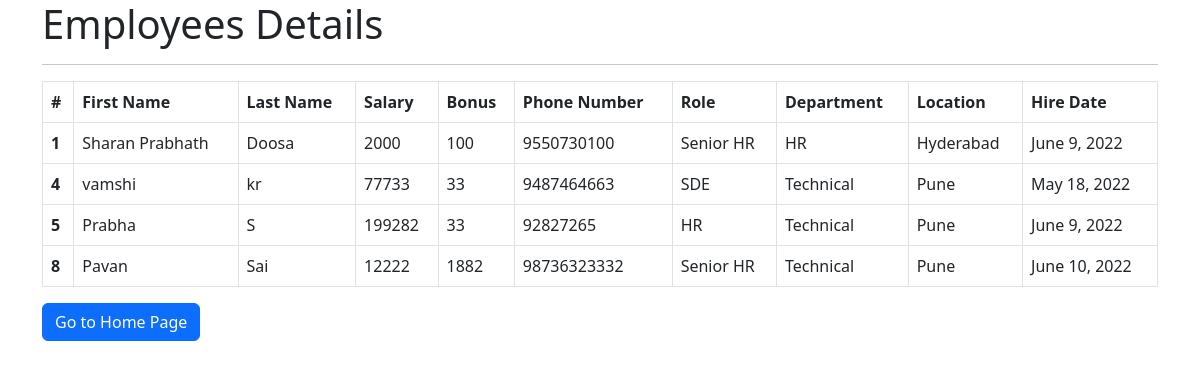
The app's page /all_emp with its own data.
### emp_app/models.py (models this page shows)
class Employee(models.Model):
    first_name = models.CharField(max_length=100,null=False)
    last_name = models.CharField(max_length=100)
    dept=models.ForeignKey(Department,on_delete=models.CASCADE)
    salary=models.IntegerField(default=0)
    bonus=models.IntegerField(default=0)
    role=models.ForeignKey(Role,on_delete=models.CASCADE)
    phone=models.IntegerField(default=0)
    hire_date=models.DateField()

class Role(models.Model):
    name=models.CharField(max_length=100,null=False)

class Department(models.Model):
    name=models.CharField(max_length=100,null=False)
    location=models.CharField(max_length=100)

### emp_app/views.py (the view)
# urls.py: path('all_emp',views.all_emp,name='all_emp'),
def all_emp(request):
    emps=Employee.objects.all()
    context={
        'emps': emps
    }
    print(context)
    return render(request,'view_all_emp.html',context)

### emp_app/templates/view_all_emp.html (shortened to what this page needs)
<!DOCTYPE html>
<html lang="en">
<head>
    <link href="https://cdn.jsdelivr.net/npm/bootstrap@5.2.0-beta1/dist/css/bootstrap.min.css" rel="stylesheet">
</head>
<body>
    <div class="container">
      <h1>Employees Details</h1>
      <hr>
      <table class="table table-bordered">
        <thead>
          <tr>
            <th scope="col">#</th>
            <th scope="col">First Name</th>
            <th scope="col">Last Name</th>
            <th scope="col">Salary</th>
            <th scope="col">Bonus</th>
            <th scope="col">Phone Number</th>
            <th scope="col">Role</th>
            <th scope="col">Department</th>
            <th scope="col">Location</th>
            <th scope="col">Hire Date</th>
          </tr>
        </thead>
            {% for emp in emps %}
        <tbody>
          <tr>
            <th scope="row">{{emp.id}}</th>
            <td>{{emp.first_name}}</td>
            <td>{{emp.last_name}}</td>
            <td>{{emp.salary}}</td>
            <td>{{emp.bonus}}</td>
            <td>{{emp.phone}}</td>
            <td>{{emp.role.name}}</td>
            <td>{{emp.dept.name}}</td>
            <td>{{emp.dept.location}}</td>
            <td>{{emp.hire_date}}</td>
          </tr>
        </tbody>
            {%endfor%}
      </table>
      <a class="btn btn-primary" href="/" role="button">Go to Home Page</a>
    </div>
  </body>
</html>

### records on screen
Employee: id "1", first_name "Sharan Prabhath", last_name "Doosa", salary "2000", bonus "100", phone "9550730100", role.name "Senior HR", dept.name "HR", dept.location "Hyderabad", hire_date "June 9, 2022"
Employee: id "4", first_name "vamshi", last_name "kr", salary "77733", bonus "33", phone "9487464663", role.name "SDE", dept.name "Technical", dept.location "Pune", hire_date "May 18, 2022"
Employee: id "5", first_name "Prabha", last_name "S", salary "199282", bonus "33", phone "92827265", role.name "HR", dept.name "Technical", dept.location "Pune", hire_date "June 9, 2022"
Employee: id "8", first_name "Pavan", last_name "Sai", salary "12222", bonus "1882", phone "98736323332", role.name "Senior HR", dept.name "Technical", dept.location "Pune", hire_date "June 10, 2022"
